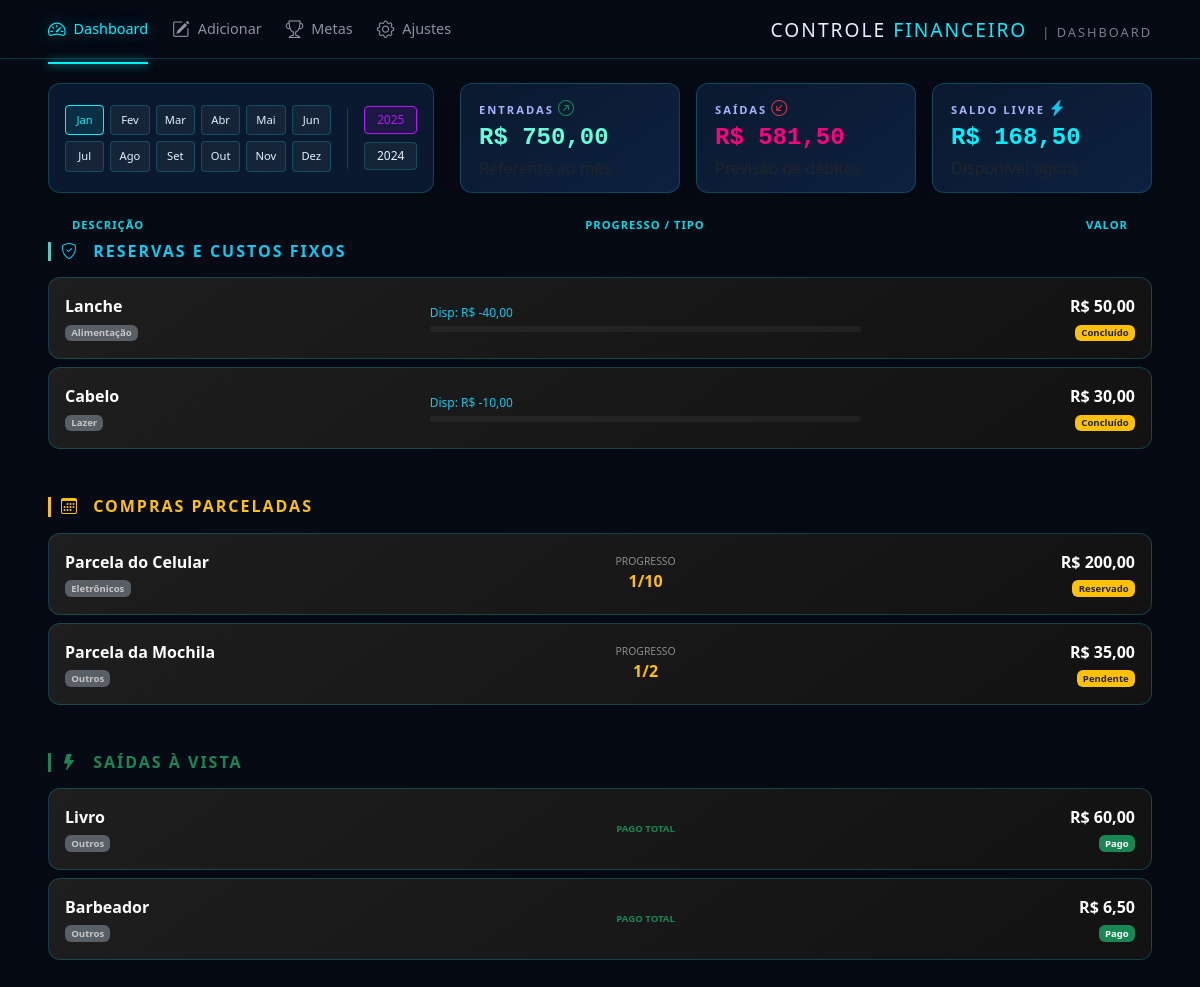
The page / on the database its author committed.
### app.py (models this page shows)
class Gasto(db.Model):
    id = db.Column(db.Integer, primary_key=True)
    nome = db.Column(db.String(100), nullable=False)
    categoria = db.Column(db.String(50), nullable=False)
    valor_total = db.Column(db.Float, nullable=False) # Valor da Reserva ou Total
    valor_mensal = db.Column(db.Float, nullable=False) # Valor da Parcela
    valor_gasto_real = db.Column(db.Float, default=0.0) # Quanto já usou do envelope
    total_parcelas = db.Column(db.Integer, default=1)
    parcelas_pagas = db.Column(db.Integer, default=0)
    parcelas_reservadas = db.Column(db.Integer, default=0) # Adicione esta linha
    falta_pagar = db.Column(db.Float)
    tipo = db.Column(db.String(20)) # 'Fixo', 'Parcelado' ou 'Unico'
    status = db.Column(db.String(20), default='Pendente')

### app.py (the view)
@app.route('/')
def index():
    gastos = Gasto.query.all()
    ganhos = Ganho.query.all()
    total_recebido = sum(g.valor for g in ganhos)
    gastos_a_vista = sum(i.valor_total for i in gastos if i.tipo == 'Unico')
    reserva_envelopes = sum(i.valor_total for i in gastos if i.tipo == 'Fixo')
    total_parcelas_comprometidas = 0
    for item in gastos:
        if item.tipo == 'Parcelado':
            quantidade_fora_do_bolso = (item.parcelas_pagas or 0) + (item.parcelas_reservadas or 0)
            total_parcelas_comprometidas += (item.valor_mensal * quantidade_fora_do_bolso)
    total_saidas = gastos_a_vista + reserva_envelopes + total_parcelas_comprometidas
    saldo_real_livre = total_recebido - total_saidas
    return render_template('index.html',
                           gastos=gastos,
                           ganhos=ganhos,
                           saldo=saldo_real_livre,
                           total_entradas=total_recebido,
                           total_saidas=total_saidas)

### templates/index.html (shortened to what this page needs)
<!DOCTYPE html>
<html lang="pt-br">
<head>
    <link href="https://cdn.jsdelivr.net/npm/bootstrap@5.3.0/dist/css/bootstrap.min.css" rel="stylesheet">
    <link rel="stylesheet" href="https://cdn.jsdelivr.net/npm/bootstrap-icons@1.11.1/font/bootstrap-icons.css">
    <link rel="stylesheet" href="static/css/dashboard.css">
</head>
<body>
    <header class="header-main px-5 py-3">
        <nav class="d-flex justify-content-between align-items-center">
            <div class="nav-paginas d-flex gap-4">
                <a href="{{ url_for('index') }}" class="nav-link-custom active">
                    <i class="bi bi-speedometer2"></i> Dashboard
                </a>
                <a href="{{ url_for('adicionar') }}" class="nav-link-custom">
                    <i class="bi bi-pencil-square"></i> Adicionar
                </a>
                <a href="#" class="nav-link-custom">
                    <i class="bi bi-trophy"></i> Metas
                </a>
                <a href="#" class="nav-link-custom">
                    <i class="bi bi-gear"></i> Ajustes
                </a>
            </div>
            <div class="titulo-pagina text-end">
                <h2 class="m-0 tracking-widest text-uppercase h4">
                    Controle <span style="color: var(--accent-cyan)">Financeiro</span>
                    <small class="ms-2 opacity-50" style="font-size: 0.8rem;">| Dashboard</small>
                </h2>
            </div>
        </nav>
    </header>
    <section id="dashboard-header" class="px-5 mt-4">
        <div class="d-flex align-items-stretch justify-content-between">
            <div class="painel-meses card p-3">
                <div class="d-flex align-items-center h-100">
                    <div class="meses-grid">
                        <button class="btn-mes active">Jan</button>
                        <button class="btn-mes">Fev</button>
                        <button class="btn-mes">Mar</button>
                        <button class="btn-mes">Abr</button>
                        <button class="btn-mes">Mai</button>
                        <button class="btn-mes">Jun</button>
                        <button class="btn-mes">Jul</button>
                        <button class="btn-mes">Ago</button>
                        <button class="btn-mes">Set</button>
                        <button class="btn-mes">Out</button>
                        <button class="btn-mes">Nov</button>
                        <button class="btn-mes">Dez</button>
                    </div>
                    <div class="seletor-anos-col">
                        <button class="btn-ano active">2025</button>
                        <button class="btn-ano">2024</button>
                    </div>
                </div>
            </div>
            <div class="painel-cards">
                <div class="d-flex gap-3 h-100">
                    <div class="card card-dashboard card-ganhos" style="width: 220px;">
                        <div class="card-header-mini">
                            <span class="label">Entradas</span>
                            <i class="bi bi-arrow-up-right-circle text-success"></i>
                        </div>
                        <div class="valor" id="ganhos">R$ {{ "{:,.2f}".format(total_entradas |
                            default(0)).replace(',','v').replace('.', ',').replace('v', '.') }}</div>
                        <div class="card-footer-mini">Referente ao mês</div>
                    </div>
                    <div class="card card-dashboard card-gastos" style="width: 220px;">
                        <div class="card-header-mini">
                            <span class="label">Saídas</span>
                            <i class="bi bi-arrow-down-left-circle text-danger"></i>
                        </div>
                        <div class="valor" id="gastos">R$ {{ "{:,.2f}".format(total_saidas |
                            default(0)).replace(',','v').replace('.', ',').replace('v', '.') }}</div>
                        <div class="card-footer-mini">Previsão de débitos</div>
                    </div>
                    <div class="card card-dashboard card-restante" style="width: 220px;">
                        <div class="card-header-mini">
                            <span class="label">Saldo Livre</span>
                            <i class="bi bi-lightning-charge-fill text-info"></i>
                        </div>
                        <div class="valor" id="restante">R$ {{ "{:,.2f}".format(saldo |
                            default(0)).replace(',','v').replace('.', ',').replace('v', '.') }}</div>
                        <div class="card-footer-mini">Disponível agora</div>
                    </div>
                </div>
            </div>
        </div>
    </section>
    <div id="itens-lista" class="mt-4 px-5">
        <div class="row px-4 mb-2 opacity-50 text-uppercase" style="font-size: 0.7rem; letter-spacing: 1px;">
            <div class="col-4">Descrição</div>
            <div class="col-5 text-center">Progresso / Tipo</div>
            <div class="col-3 text-end">Valor</div>
        </div>
        <div class="lista-transacoes">
            <div class="secao-financeira mb-5">
                <h4 class="text-info mb-3 h6 fw-bold text-uppercase"
                    style="letter-spacing: 2px; border-left: 3px solid #4ecdc4; padding-left: 10px;">
                    <i class="bi bi-shield-check me-2"></i> Reservas e Custos Fixos
                </h4>
                {% for item in gastos if item.tipo == 'Fixo' %}
                <div class="card p-3 mb-2 bg-dark text-white border-0 shadow-sm"
                    onclick="abrirDetalhes('{{ item.id }}')"
                    style="cursor: pointer; border-radius: 12px; background: linear-gradient(145deg, #1e1e1e, #121212);">
                    <div class="row align-items-center">
                        <div class="col-4">
                            <strong class="d-block">{{ item.nome }}</strong>
                            <small class="badge bg-secondary opacity-75" style="font-size: 0.6rem;">{{ item.categoria
                                }}</small>
                        </div>
                        <div class="col-5">
                            {% set gasto_real = item.valor_gasto_real | default(0) %}
                            {% set disponivel = item.valor_total - gasto_real %}
                            <div style="font-size: 0.75rem;" class="mb-1 d-flex justify-content-between">
                                <span class="text-info">Disp: R$ {{ "{:,.2f}".format(disponivel).replace('.', ',')
                                    }}</span>
                            </div>
                            <div class="progress" style="height: 6px; background: rgba(255,255,255,0.05);">
                            </div>
                        </div>
                        <div class="col-3 text-end">
                            <div class="fw-bold">R$ {{ "{:,.2f}".format(item.valor_mensal).replace('.', ',') }}</div>
                            <span
                                class="badge {% if item.status == 'Pago' %}bg-success{% else %}bg-warning text-dark{% endif %}"
                                style="font-size: 0.6rem;">{{ item.status }}</span>
                        </div>
                    </div>
                </div>
                {% endfor %}
            </div>
            <div class="secao-financeira mb-5">
                <h4 class="text-warning mb-3 h6 fw-bold text-uppercase"
                    style="letter-spacing: 2px; border-left: 3px solid #ffc107; padding-left: 10px;">
                    <i class="bi bi-calendar3 me-2"></i> Compras Parceladas
                </h4>
                {% for item in gastos if item.tipo == 'Parcelado' %}
                <div class="card p-3 mb-2 bg-dark text-white border-0 shadow-sm"
                    onclick="abrirDetalhes('{{ item.id }}')"
                    style="cursor: pointer; border-radius: 12px; background: linear-gradient(145deg, #1e1e1e, #121212);">
                    <div class="row align-items-center">
                        <div class="col-4">
                            <strong class="d-block">{{ item.nome }}</strong>
                            <small class="badge bg-secondary opacity-75" style="font-size: 0.6rem;">{{ item.categoria
                                }}</small>
                        </div>
                        <div class="col-5 text-center">
                            <small class="text-white-50 d-block" style="font-size: 0.65rem;">PROGRESSO</small>
                            <span class="text-warning fw-bold">{{ item.parcelas_pagas }}/{{ item.total_parcelas
                                }}</span>
                        </div>
                        <div class="col-3 text-end">
                            <div class="fw-bold">R$ {{ "{:,.2f}".format(item.valor_mensal).replace('.', ',') }}</div>
                            <span
                                class="badge {% if item.status == 'Pago' %}bg-success{% else %}bg-warning text-dark{% endif %}"
                                style="font-size: 0.6rem;">{{ item.status }}</span>
                        </div>
                    </div>
                </div>
                {% endfor %}
            </div>
            <div class="secao-financeira mb-5">
                <h4 class="text-success mb-3 h6 fw-bold text-uppercase"
                    style="letter-spacing: 2px; border-left: 3px solid #198754; padding-left: 10px;">
                    <i class="bi bi-lightning-fill me-2"></i> Saídas à Vista
                </h4>
                {% for item in gastos if item.tipo not in ['Fixo', 'Parcelado'] %}
                <div class="card p-3 mb-2 bg-dark text-white border-0 shadow-sm"
                    onclick="abrirDetalhes('{{ item.id }}')"
                    style="cursor: pointer; border-radius: 12px; background: linear-gradient(145deg, #1e1e1e, #121212);">
                    <div class="row align-items-center">
                        <div class="col-4">
                            <strong class="d-block">{{ item.nome }}</strong>
                            <small class="badge bg-secondary opacity-75" style="font-size: 0.6rem;">{{ item.categoria
                                }}</small>
                        </div>
                        <div class="col-5 text-center">
                            <small class="text-success fw-bold d-block" style="font-size: 0.6rem;">PAGO TOTAL</small>
                        </div>
                        <div class="col-3 text-end">
                            <div class="fw-bold">R$ {{ "{:,.2f}".format(item.valor_mensal).replace('.', ',') }}</div>
                            <span class="badge bg-success" style="font-size: 0.6rem;">Pago</span>
                        </div>
                    </div>
                </div>
                {% endfor %}
            </div>
        </div>
    </div>
</body>
</html>

### static/css/dashboard.css (style rules this page uses)
* { margin: 0; padding: 0; box-sizing: border-box; }
:root { --bg-dark: #050a14; --card-bg: #0a192f; --text-main: #e6f1ff; --accent-cyan: #00f2ff; --accent-purple: #bc13fe; --gain-green: #64ffda; --loss-pink: #ff007f; --border-color: rgba(0, 242, 255, 0.2); }
body { background-color: var(--bg-dark); color: var(--text-main); font-family: 'Segoe UI', Roboto, sans-serif; overflow-x: hidden; }
.header-main { background: rgba(5, 10, 20, 0.8); backdrop-filter: blur(10px); border-bottom: 1px solid var(--border-color); position: sticky; top: 0; z-index: 1000; }
.nav-link-custom { color: var(--text-main); text-decoration: none; font-size: 0.9rem; font-weight: 500; display: flex; align-items: center; gap: 8px; transition: all 0.3s ease; opacity: 0.6; position: relative; }
.nav-link-custom i { font-size: 1.1rem; }
.nav-link-custom:hover, .nav-link-custom.active { opacity: 1; color: var(--accent-cyan); text-shadow: 0 0 15px rgba(0, 242, 255, 0.5); }
.nav-link-custom.active::after { content: ''; position: absolute; bottom: -22px; left: 0; width: 100%; height: 2px; background: var(--accent-cyan); box-shadow: 0 0 10px var(--accent-cyan); }
.titulo-pagina h2 { font-size: 1.2rem; letter-spacing: 2px; }
#dashboard-header > div { display: flex; justify-content: space-between; align-items: stretch; }
.painel-meses { flex: 0 0 35%; min-height: 110px; }
.meses-grid { display: grid; grid-template-columns: repeat(6, 1fr); gap: 6px; flex: 1; }
.seletor-anos-col { display: flex; flex-direction: column; gap: 8px; justify-content: center; }
.btn-mes, .btn-ano { background: rgba(255, 255, 255, 0.05); border: 1px solid var(--border-color); color: var(--text-main); border-radius: 4px; cursor: pointer; transition: 0.3s; }
.btn-mes { padding: 6px 0; font-size: 0.7rem; }
.btn-ano { padding: 4px 12px; font-size: 0.75rem; white-space: nowrap; }
.btn-mes.active, .btn-mes:hover { border-color: var(--accent-cyan); color: var(--accent-cyan); background: rgba(0, 242, 255, 0.1); }
.btn-ano.active, .btn-ano:hover { border-color: var(--accent-purple); color: var(--accent-purple); background: rgba(188, 19, 254, 0.1); }
.painel-cards { flex: 0 0 auto; display: flex; gap: 12px; }
.card { background-color: var(--card-bg) !important; border: 1px solid var(--border-color) !important; border-radius: 12px; box-shadow: 0 4px 15px rgba(0,0,0,0.3); }
.card-dashboard { padding: 12px 18px; width: 220px; background: linear-gradient(145deg, var(--card-bg), #0d213f) !important; display: flex; flex-direction: column; justify-content: space-between; transition: transform 0.3s ease; }
.card-header-mini .label { font-size: 0.7rem; text-transform: uppercase; letter-spacing: 2px; font-weight: 700; color: #a5b4fc; }
.card-dashboard .valor { font-size: 1.5rem; font-weight: 800; font-family: 'JetBrains Mono', monospace; }
#ganhos { color: var(--gain-green); }
#gastos { color: var(--loss-pink); }
#restante { color: var(--accent-cyan); }
#itens-lista { padding-bottom: 80px; }
#itens-lista .opacity-50 { opacity: 0.9 !important; color: var(--accent-cyan) !important; font-weight: 700; }

### rows shown on the page
Gasto: nome "Lanche", categoria "Alimentação", value "-40,00", valor_mensal "50,00", status "Concluído"
Gasto: nome "Cabelo", categoria "Lazer", value "-10,00", valor_mensal "30,00", status "Concluído"
Gasto: nome "Parcela do Celular", categoria "Eletrônicos", parcelas_pagas "1", total_parcelas "10", valor_mensal "200,00", status "Reservado"
Gasto: nome "Parcela da Mochila", categoria "Outros", parcelas_pagas "1", total_parcelas "2", valor_mensal "35,00", status "Pendente"
Gasto: nome "Livro", categoria "Outros", valor_mensal "60,00"
Gasto: nome "Barbeador", categoria "Outros", valor_mensal "6,50"
